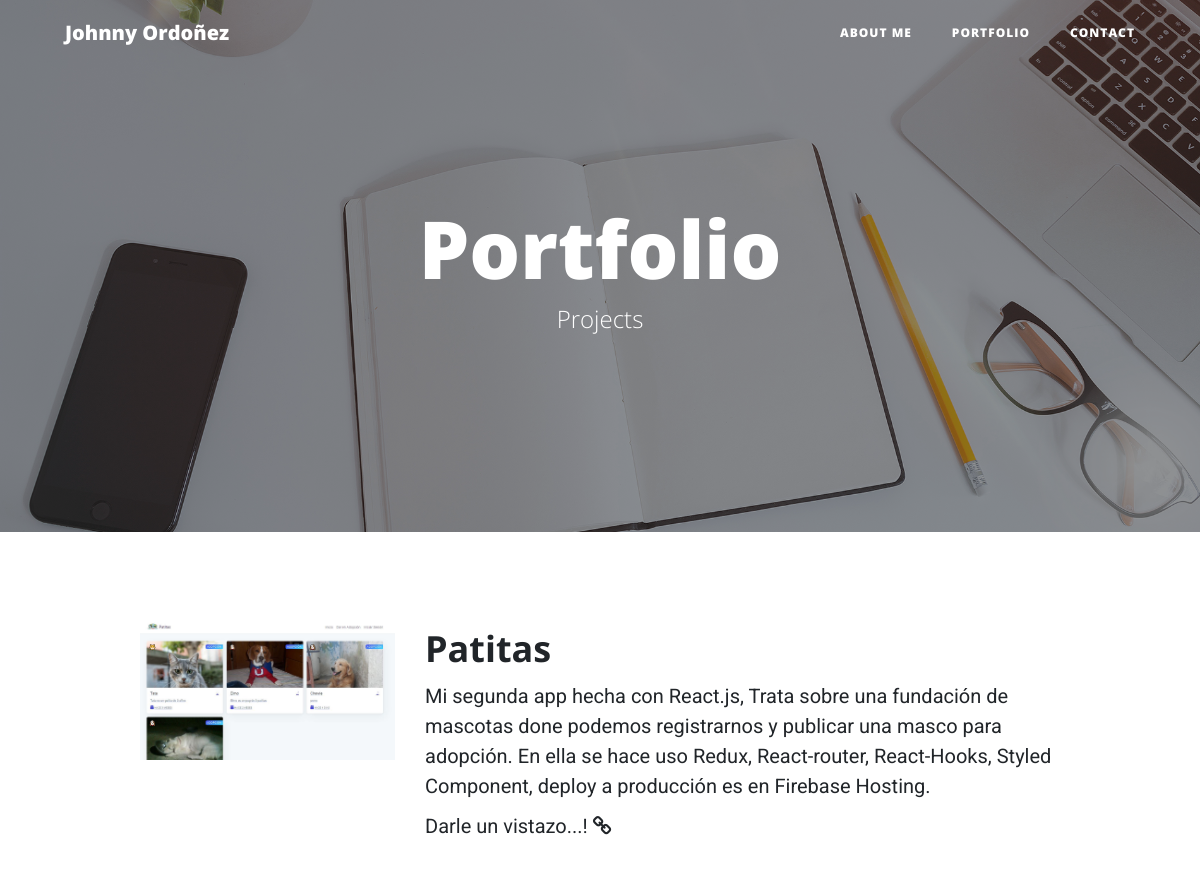
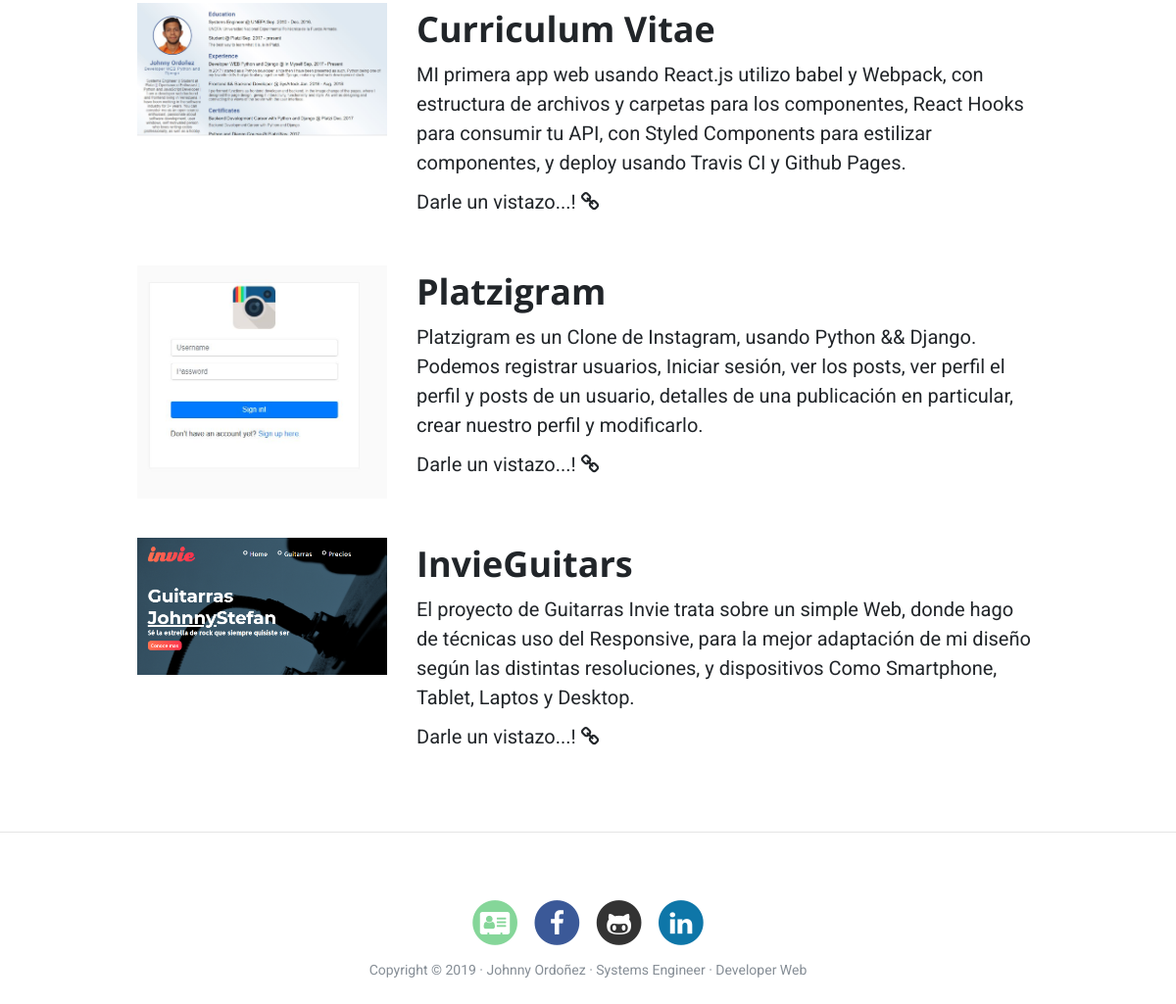
The page /portfolio/ on the database its author committed (2 pictures, top to bottom).
### portfolio/models.py (models this page shows, shortened)
class Project(models.Model):
    title = models.CharField(max_length=200, verbose_name="Título")
    description = models.TextField(verbose_name="Descripción")
    image = models.ImageField(verbose_name="Imagen", upload_to="projects")
    link = models.URLField(verbose_name="Dirección Web", null=True, blank=True)
    created = models.DateTimeField(auto_now_add=True, verbose_name="Fecha de creación")
    updated = models.DateTimeField(auto_now=True, verbose_name="Fecha de edición")
    class Meta:
        verbose_name = "proyecto"
        verbose_name_plural = "proyectos"
        ordering = ["-created"]

### portfolio/views.py (the view)
# urls.py: path('portfolio/', portfolio_views.portfolio, name="portfolio"),
def portfolio(request):
    projects = Project.objects.all()
    return render(request, "portfolio/portfolio.html", {'projects':projects})

### portfolio/templates/portfolio/portfolio.html (shortened to what this page needs)
{% extends 'core/base.html' %}
{% block background %}{% load static %}{% static 'core/img/portfolio-bg.jpg' %}{% endblock %}
{% block headers %}
<h1>Portfolio</h1>
<span class="subheading">Projects</span>
{% endblock %}
{% block content %}
    {% for project in projects %}
        <div class="row project">
            <div class="col-lg-3 col-md-4 offset-lg-1">
                <img class="img-fluid" src="{{project.image.url}}" alt="">
            </div>
            <div class="col-lg-7 col-md-8">
                <h2 class="section-heading title">{{project.title}}</h2>
                <p>{{project.description}}</p>
                {% if project.link %}
                    <p ><a class="link-project" href="{{project.link}}">Darle un vistazo...! <i class="fa fa-link"></i></a></p>
                {% endif %}
            </div>
        </div>
    {% endfor %}
{% endblock %}

### core/templates/core/base.html (shortened to what this page needs)
<!DOCTYPE html>
<html lang="es">
  <head>
    {% load static %}
    <link href="{% static 'core/vendor/bootstrap/css/bootstrap.min.css' %}" rel="stylesheet">
    <link href="{% static 'core/vendor/font-awesome/css/font-awesome.min.css' %}" rel="stylesheet" type="text/css">
    <link href="{% static 'core/css/clean-blog.min.css' %}" rel="stylesheet">
    <link href="{% static 'core/css/base.css' %}" rel="stylesheet">
  </head>
  <body>
    <nav class="navbar navbar-expand-lg navbar-light fixed-top" id="mainNav">
      <div class="container">
        <a class="navbar-brand" href="{% url 'home' %}">Johnny Ordoñez</a>
        <div class="collapse navbar-collapse" id="navbarResponsive">
          <ul class="navbar-nav ml-auto">
            <li class="nav-item">
              <a class="nav-link" href="{% url 'about' %}">About Me</a>
            </li>
            <li class="nav-item">
              <a class="nav-link" href="{% url 'portfolio' %}">Portfolio</a>
            </li>
            <li class="nav-item">
              <a class="nav-link" href="{% url 'contact' %}">Contact</a>
            </li>
          </ul>
        </div>
      </div>
    </nav>
    <header class="masthead" style="background-image: url('{% block background %}{% endblock %}')">
      <div class="overlay"></div>
      <div class="container">
        <div class="row">
          <div class="col-lg-8 col-md-10 mx-auto">
            <div class="site-heading">
              {% block headers %}{% endblock %}
            </div>
          </div>
        </div>
      </div>
    </header>
    <div class="container">
      {% block content %}{% endblock %}
    </div>
    {% if request.path != "/" %}<hr>{% endif %}
    <footer>
      <div class="container">
        <div class="row">
          <div class="col-lg-8 col-md-10 mx-auto">
            <ul class="list-inline text-center">
              <li class="list-inline-item">
                <a href="https://johnnystefan.github.io/curriculumJohnny/">
                  <span class="fa-stack fa-lg">
                    <i style="color: #3b59" class="fa fa-circle fa-stack-2x"></i>
                    <i class="fa fa-address-card fa-stack-1x fa-inverse"></i>
                  </span>
                </a>
              </li>
              <li class="list-inline-item">
                <a href="https://facebook.com/devjsom">
                  <span class="fa-stack fa-lg">
                    <i style="color: #3b5998" class="fa fa-circle fa-stack-2x"></i>
                    <i class="fa fa-facebook fa-stack-1x fa-inverse"></i>
                  </span>
                </a>
              </li>
              <li class="list-inline-item">
                <a href="https://github.com/johnnystefan" >
                  <span class="fa-stack fa-lg">
                    <i style="color: #333" class="fa fa-circle fa-stack-2x"></i>
                    <i class="fa fa-github-alt fa-stack-1x fa-inverse"></i>
                  </span>
                </a>
              </li>
              <li class="list-inline-item">
                <a href="https://www.linkedin.com/in/johnnydev/">
                  <span class="fa-stack fa-lg">
                    <i style="color: #0e76a8" class="fa fa-circle fa-stack-2x"></i>
                    <i class="fa fa-linkedin fa-stack-1x fa-inverse"></i>
                  </span>
                </a>
              </li>
            </ul>
            <p class="copyright text-muted">Copyright &copy; 2019 · Johnny Ordoñez · Systems Engineer · Developer Web </p>
          </div>
        </div>
      </div>
    </footer>
  </body>
</html>

### rows shown on the page
Project: image (picture), title "Patitas", description "Mi segunda app hecha con React.js, Trata sobre una fundación de mascotas done podemos registrarnos y publicar una masco para adopción. En ella se hace uso Redux, React-router, React-Hooks, Styled Component, deploy a producción es en Firebase Hosting."
Project: image (picture), title "Curriculum Vitae", description "MI primera app web usando React.js utilizo babel y Webpack, con estructura de archivos y carpetas para los componentes, React Hooks para consumir tu API, con Styled Components para estilizar componentes, y deploy usando Travis CI y Github Pages."
Project: image (picture), title "Platzigram", description "Platzigram es un Clone de Instagram, usando Python && Django. Podemos registrar usuarios, Iniciar sesión, ver los posts, ver perfil el perfil y posts de un usuario, detalles de una publicación en particular, crear nuestro perfil y modificarlo."
Project: image (picture), title "InvieGuitars", description "El proyecto de Guitarras Invie trata sobre un simple Web, donde hago de técnicas uso del Responsive, para la mejor adaptación de mi diseño según las distintas resoluciones, y dispositivos Como Smartphone, Tablet, Laptos y Desktop."
